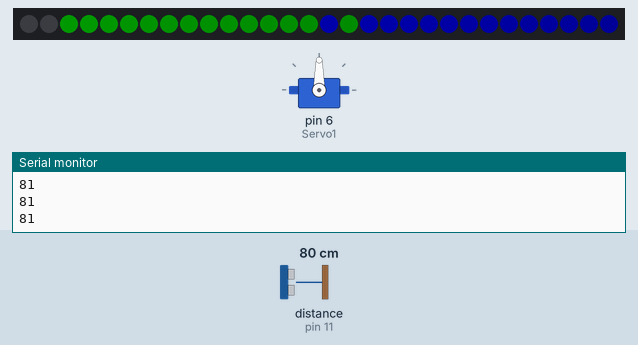
The sketch below on a simulated Arduino Mega 2560, built with avr-gcc and run on an emulated ATmega2560. Shown: servo, 30 RGB LEDs in strip order, left to right, the last lines printed to the serial monitor. The test bench sets the inputs (shaded band); at power-on: distance to the obstacle (sensor on pin 11) 80 cm. The echo pulse lasts 58.3 µs per cm; dim RGB values are drawn brighter than linear.

Above: at 1.2 s.
1.3 s: distance to the obstacle (sensor on pin 11) set to 2 cm
At 1.83 s:
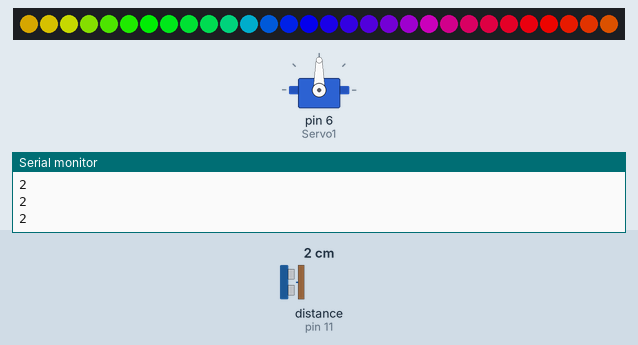
3.5 s: distance to the obstacle (sensor on pin 11) set to 250 cm
At 4.2 s:
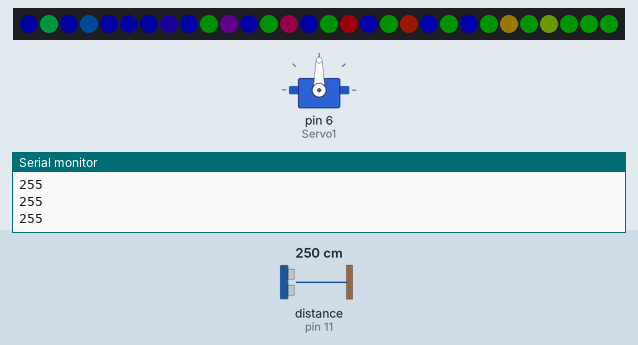
5.6 s: distance to the obstacle (sensor on pin 11) set to 27 cm
At 6.06 s:
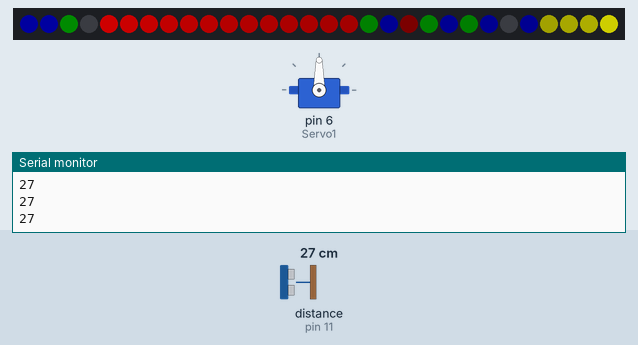
8.3 s: distance to the obstacle (sensor on pin 11) set to 299 cm
At 8.9 s:
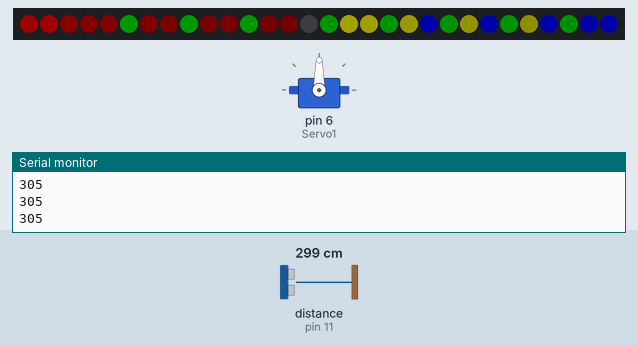
10.0 s: distance to the obstacle (sensor on pin 11) set to 4 cm
At 10.39 s:
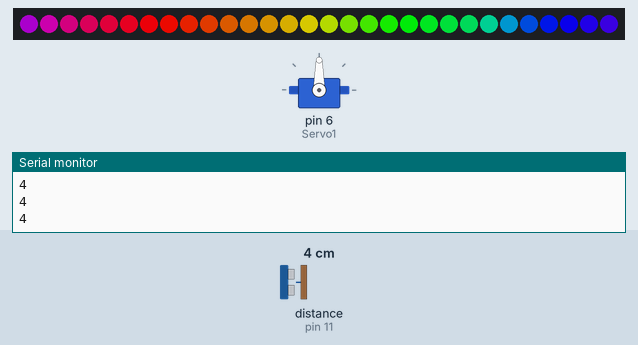
13.0 s: distance to the obstacle (sensor on pin 11) set to 60 cm
At 13.39 s:
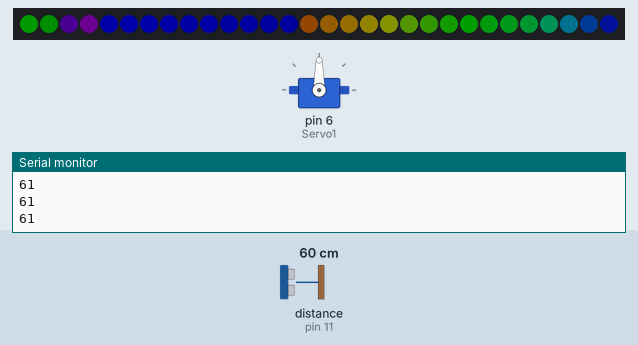

The sketch:

Final_code.ino
```cpp
#include <FastLED.h>
#include <SoftwareSerial.h>
#include <Servo.h>
#include <NewPing.h>
#define NUM_LEDS  30
#define LED_PIN   3
#define SOFTSERIAL_RX_PIN  8
#define SOFTSERIAL_TX_PIN  9
#define trigPin  10
#define echoPin 11
#define maxDistance 400

SoftwareSerial softSerial(SOFTSERIAL_RX_PIN, SOFTSERIAL_TX_PIN);
int pos = 0;
Servo Servo1;

CRGB leds[NUM_LEDS];
uint8_t patternCounter = 0;

NewPing sonar( trigPin, echoPin, maxDistance);
const char *voiceBuffer[] =
{
  "Turn on the light",
  "Turn off the light",
  "Play music",
  "Pause",
  "Next",
  "Previous",
  "Up",
  "Down",
  "Turn on the TV",
  "Turn off the TV",
  "Increase temperature",
  "Decrease temperature",
  "What's the time",
  "Open the door",
  "Close the door",
  "Left",
  "Right",
  "Stop",
  "Start",
  "Mode 1",
  "Mode 2",
  "Go",
};


void setup() {
  FastLED.addLeds<WS2812B, LED_PIN, GRB>(leds, NUM_LEDS);

  Serial.begin(9600);

  softSerial.begin(9600);
  softSerial.listen();
  Servo1.attach(6);

}

void loop() {
    char cmd;

    if(softSerial.available())
    {
        cmd = softSerial.read();

        Serial1.println(voiceBuffer[cmd - 1]);
        }

 if(cmd==19){
    Servo1.write(0);
   delay(1000);

   Servo1.write(90);
   delay(1000);

   Servo1.write(180);
   delay(1000);  }

  if ( sonar.ping_cm() <= 5) {
    rainbowBeat();
    FastLED.setBrightness(200);
    Serial.println(sonar.ping_cm());


  }
  else if (sonar.ping_cm() > 5 && sonar.ping_cm() <= 30) {
    yellowRed();
    FastLED.setBrightness(120);
   Serial.println(sonar.ping_cm());

  }
  else {
    greenBlue();
    FastLED.setBrightness(50);
   Serial.println(sonar.ping_cm());

  }
  FastLED.show();
}


void yellowRed() {


  uint16_t sinBeat3  = beatsin16(30, 0, NUM_LEDS - 1, 0, 21845);
  uint16_t sinBeat4  = beatsin16(30, 0, NUM_LEDS - 1, 0, 43690);

  leds[sinBeat3]   = CRGB::Yellow;
  leds[sinBeat4]  = CRGB::Red;


  fadeToBlackBy(leds, NUM_LEDS, 10);
}


void rainbowBeat() {

  uint16_t beatA = beatsin16(30, 0, 255);
  uint16_t beatB = beatsin16(20, 0, 255);
  fill_rainbow(leds, NUM_LEDS, (beatA + beatB) / 2, 8);
}


void greenBlue() {

  uint16_t sinBeat   = beatsin16(30, 0, NUM_LEDS - 1, 0, 0);
  uint16_t sinBeat2  = beatsin16(30, 0, NUM_LEDS - 1, 0, 10923);


  leds[sinBeat]   = CRGB::Blue;
  leds[sinBeat2]  = CRGB::Green;

  fadeToBlackBy(leds, NUM_LEDS, 10);
}
```

Measured:
- after the input at 1.3 s, the LEDs: first differ from a run without the input after 0.31 s (image 1 shows a later state)
- after the input at 5.6 s, the LEDs: change after 0.31 s (image 3)
- after the input at 10.0 s, the LEDs: change after 0.23 s (image 5)
- after the input at 13.0 s, the LEDs: change after 0.24 s (image 6)
